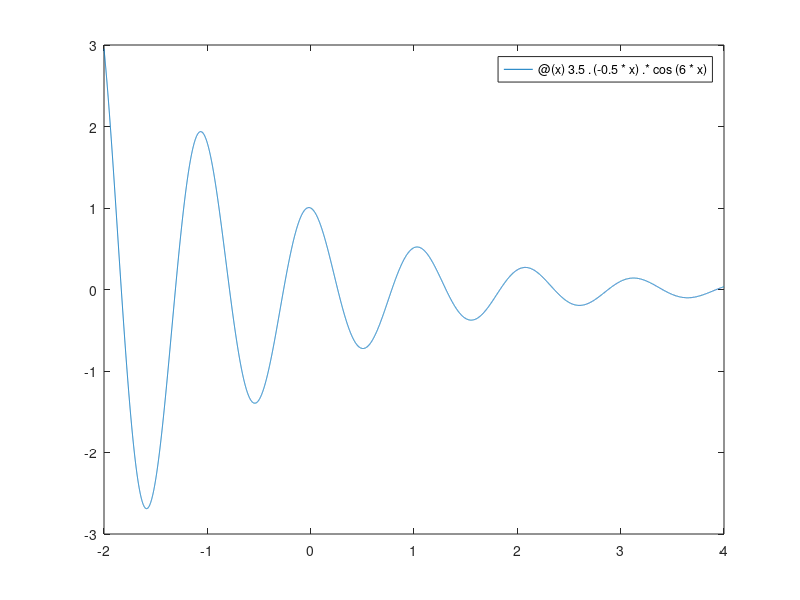

Recreate this plot in MATLAB.
x = [1 2 3 5 7 7.5 8 10];
y = [2 6.5 7 7 5.5 4 6 8];

plot(x,y);
clc
%A green solid line connects the points.
plot(x,y,'g');

%A red dashed line connects the points
plot(x,y,'--r');

%The points are marked with * (no line between the points).
plot(x,y,'s');

%A green dotted line connects the points that are marked with diamond markers.
plot(x,y,'r:d');

%LineWidth, Markersize, Markeredgecolor, Markerfacecolor
plot(x,y,'-mo', 'LineWidth', 2, 'markersize', 10, 'markeredgecolor', 'g', 'markerfacecolor', 'y');

%Example1
yr = [1988 : 1 : 1994];
sales =[8 12 20 22 18 24 27];
plot(yr,sales,'--r*','linewidth',2,'markersize',12);

%Example2
x = [-2 : 0.1 : 4];
y = (3.5 .^(-0.5 * x) .* cos(6 * x));

plot(x,y, '--rs', 'markersize', 5, 'markeredgecolor', 'b');
%the fplot function an also be used
fplot((@(x)x.^2+4.*sin(2.*x)-1),[-3 3]);
fplot((@(x)3.5 .^(-0.5 * x) .* cos(6 * x)), [-2 4])